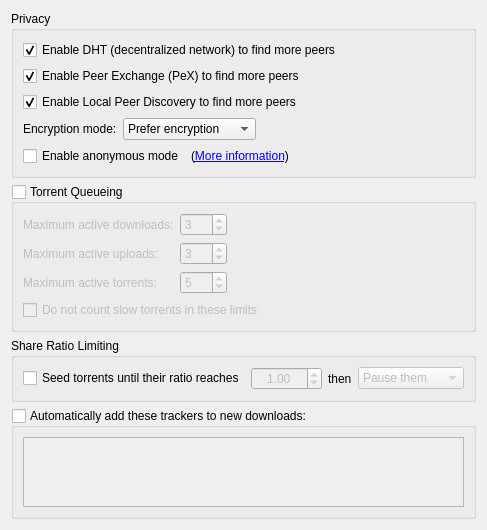
          <widget class="QWidget" name="scrollAreaWidgetContents_4">
           <property name="geometry">
            <rect>
             <x>0</x>
             <y>0</y>
             <width>440</width>
             <height>481</height>
            </rect>
           </property>
           <layout class="QVBoxLayout" name="verticalLayout_7">
            <item>
             <widget class="QGroupBox" name="AddBTFeaturesBox">
              <property name="title">
               <string>Privacy</string>
              </property>
              <layout class="QVBoxLayout" name="verticalLayout_14">
               <item>
                <widget class="QCheckBox" name="checkDHT">
                 <property name="text">
                  <string>Enable DHT (decentralized network) to find more peers</string>
                 </property>
                 <property name="checked">
                  <bool>true</bool>
                 </property>
                </widget>
               </item>
               <item>
                <widget class="QCheckBox" name="checkPeX">
                 <property name="toolTip">
                  <string>Exchange peers with compatible Bittorrent clients (µTorrent, Vuze, ...)</string>
                 </property>
                 <property name="text">
                  <string>Enable Peer Exchange (PeX) to find more peers</string>
                 </property>
                 <property name="checked">
                  <bool>true</bool>
                 </property>
                </widget>
               </item>
               <item>
                <widget class="QCheckBox" name="checkLSD">
                 <property name="toolTip">
                  <string>Look for peers on your local network</string>
                 </property>
                 <property name="text">
                  <string>Enable Local Peer Discovery to find more peers</string>
                 </property>
                 <property name="checked">
                  <bool>true</bool>
                 </property>
                </widget>
               </item>
               <item>
                <layout class="QHBoxLayout">
                 <item>
                  <widget class="QLabel" name="lbl_encryption">
                   <property name="text">
                    <string>Encryption mode:</string>
                   </property>
                  </widget>
                 </item>
                 <item>
                  <widget class="QComboBox" name="comboEncryption">
                   <item>
                    <property name="text">
                     <string>Prefer encryption</string>
                    </property>
                   </item>
                   <item>
                    <property name="text">
                     <string>Require encryption</string>
                    </property>
                   </item>
                   <item>
                    <property name="text">
                     <string>Disable encryption</string>
                    </property>
                   </item>
                  </widget>
                 </item>
                 <item>
                  <spacer>
                   <property name="orientation">
                    <enum>Qt::Horizontal</enum>
                   </property>
                   <property name="sizeHint" stdset="0">
                    <size>
                     <width>40</width>
                     <height>20</height>
                    </size>
                   </property>
                  </spacer>
                 </item>
                </layout>
               </item>
               <item>
                <layout class="QHBoxLayout" name="horizontalLayout_6">
                 <item>
                  <widget class="QCheckBox" name="checkAnonymousMode">
                   <property name="toolTip">
                    <string>Enable when using a proxy or a VPN connection</string>
                   </property>
                   <property name="text">
                    <string>Enable anonymous mode</string>
                   </property>
                  </widget>
                 </item>
                 <item>
                  <widget class="QLabel" name="label_anonymous">
                   <property name="text">
                    <string> (&lt;a href=&quot;http://github.com/qbittorrent/qBittorrent/wiki/Anonymous-Mode&quot;&gt;More information&lt;/a&gt;)</string>
                   </property>
                   <property name="openExternalLinks">
                    <bool>true</bool>
                   </property>
                  </widget>
                 </item>
                 <item>
                  <spacer name="horizontalSpacer_14">
                   <property name="orientation">
                    <enum>Qt::Horizontal</enum>
                   </property>
                   <property name="sizeHint" stdset="0">
                    <size>
                     <width>40</width>
                     <height>20</height>
                    </size>
                   </property>
                  </spacer>
                 </item>
                </layout>
               </item>
              </layout>
             </widget>
            </item>
            <item>
             <widget class="QGroupBox" name="checkEnableQueueing">
              <property name="title">
               <string>Torrent Queueing</string>
              </property>
              <property name="checkable">
               <bool>true</bool>
              </property>
              <property name="checked">
               <bool>false</bool>
              </property>
              <layout class="QGridLayout" name="gridLayout_2">
               <property name="bottomMargin">
                <number>9</number>
               </property>
               <item row="0" column="0">
                <widget class="QLabel" name="label_max_active_dl">
                 <property name="text">
                  <string>Maximum active downloads:</string>
                 </property>
                </widget>
               </item>
               <item row="0" column="1">
                <widget class="QSpinBox" name="spinMaxActiveDownloads">
                 <property name="minimum">
                  <number>-1</number>
                 </property>
                 <property name="maximum">
                  <number>999</number>
                 </property>
                 <property name="value">
                  <number>3</number>
                 </property>
                </widget>
               </item>
               <item row="1" column="0">
                <widget class="QLabel" name="label_max_active_up">
                 <property name="text">
                  <string>Maximum active uploads:</string>
                 </property>
                </widget>
               </item>
               <item row="1" column="1">
                <widget class="QSpinBox" name="spinMaxActiveUploads">
                 <property name="minimum">
                  <number>-1</number>
                 </property>
                 <property name="maximum">
                  <number>999</number>
                 </property>
                 <property name="value">
                  <number>3</number>
                 </property>
                </widget>
               </item>
               <item row="2" column="0">
                <widget class="QLabel" name="maxActiveTorrents_lbl">
                 <property name="text">
                  <string>Maximum active torrents:</string>
                 </property>
                </widget>
               </item>
               <item row="2" column="1">
                <widget class="QSpinBox" name="spinMaxActiveTorrents">
                 <property name="minimum">
                  <number>-1</number>
                 </property>
                 <property name="maximum">
                  <number>999</number>
                 </property>
                 <property name="value">
                  <number>5</number>
                 </property>
                </widget>
               </item>
               <item row="1" column="2">
                <spacer name="horizontalSpacer_2">
                 <property name="orientation">
                  <enum>Qt::Horizontal</enum>
                 </property>
                 <property name="sizeHint" stdset="0">
                  <size>
                   <width>40</width>
                   <height>20</height>
                  </size>
                 </property>
                </spacer>
               </item>
               <item row="0" column="2">
                <spacer name="horizontalSpacer_7">
                 <property name="orientation">
                  <enum>Qt::Horizontal</enum>
                 </property>
                 <property name="sizeHint" stdset="0">
                  <size>
                   <width>40</width>
                   <height>20</height>
                  </size>
                 </property>
                </spacer>
               </item>
               <item row="2" column="2">
                <spacer name="horizontalSpacer_11">
                 <property name="orientation">
                  <enum>Qt::Horizontal</enum>
                 </property>
                 <property name="sizeHint" stdset="0">
                  <size>
                   <width>40</width>
                   <height>20</height>
                  </size>
                 </property>
                </spacer>
               </item>
               <item row="3" column="0" colspan="3">
                <widget class="QCheckBox" name="checkIgnoreSlowTorrentsForQueueing">
                 <property name="text">
                  <string>Do not count slow torrents in these limits</string>
                 </property>
                </widget>
               </item>
              </layout>
             </widget>
            </item>
            <item>
             <widget class="QGroupBox" name="ratioBox">
              <property name="title">
               <string>Share Ratio Limiting</string>
              </property>
              <layout class="QVBoxLayout">
               <property name="bottomMargin">
                <number>9</number>
               </property>
               <item>
                <layout class="QHBoxLayout">
                 <item>
                  <widget class="QCheckBox" name="checkMaxRatio">
                   <property name="text">
                    <string>Seed torrents until their ratio reaches</string>
                   </property>
                  </widget>
                 </item>
                 <item>
                  <widget class="QDoubleSpinBox" name="spinMaxRatio">
                   <property name="enabled">
                    <bool>false</bool>
                   </property>
                   <property name="alignment">
                    <set>Qt::AlignHCenter</set>
                   </property>
                   <property name="minimum">
                    <double>0.000000000000000</double>
                   </property>
                   <property name="maximum">
                    <double>9998.000000000000000</double>
                   </property>
                   <property name="singleStep">
                    <double>0.050000000000000</double>
                   </property>
                   <property name="value">
                    <double>1.000000000000000</double>
                   </property>
                  </widget>
                 </item>
                 <item>
                  <widget class="QLabel" name="label">
                   <property name="text">
                    <string>then</string>
                   </property>
                  </widget>
                 </item>
                 <item>
                  <widget class="QComboBox" name="comboRatioLimitAct">
                   <property name="enabled">
                    <bool>false</bool>
                   </property>
                   <item>
                    <property name="text">
                     <string>Pause them</string>
                    </property>
                   </item>
                   <item>
                    <property name="text">
                     <string>Remove them</string>
                    </property>
                   </item>
                  </widget>
                 </item>
                </layout>
               </item>
              </layout>
             </widget>
            </item>
            <item>
             <widget class="QGroupBox" name="checkEnableAddTrackers">
              <property name="sizePolicy">
               <sizepolicy hsizetype="Preferred" vsizetype="Preferred">
                <horstretch>0</horstretch>
                <verstretch>0</verstretch>
               </sizepolicy>
              </property>
              <property name="title">
               <string>Automatically add these trackers to new downloads:</string>
              </property>
              <property name="checkable">
               <bool>true</bool>
              </property>
              <property name="checked">
               <bool>false</bool>
              </property>
              <layout class="QGridLayout" name="gridLayout_16">
               <item row="0" column="0">
                <widget class="QPlainTextEdit" name="textTrackers">
                 <property name="enabled">
                  <bool>true</bool>
                 </property>
                 <property name="focusPolicy">
                  <enum>Qt::StrongFocus</enum>
                 </property>
                </widget>
               </item>
              </layout>
             </widget>
            </item>
            <item>
             <spacer name="verticalSpacer_8">
              <property name="orientation">
               <enum>Qt::Vertical</enum>
              </property>
              <property name="sizeHint" stdset="0">
               <size>
                <width>20</width>
                <height>40</height>
               </size>
              </property>
             </spacer>
            </item>
           </layout>
          </widget>
